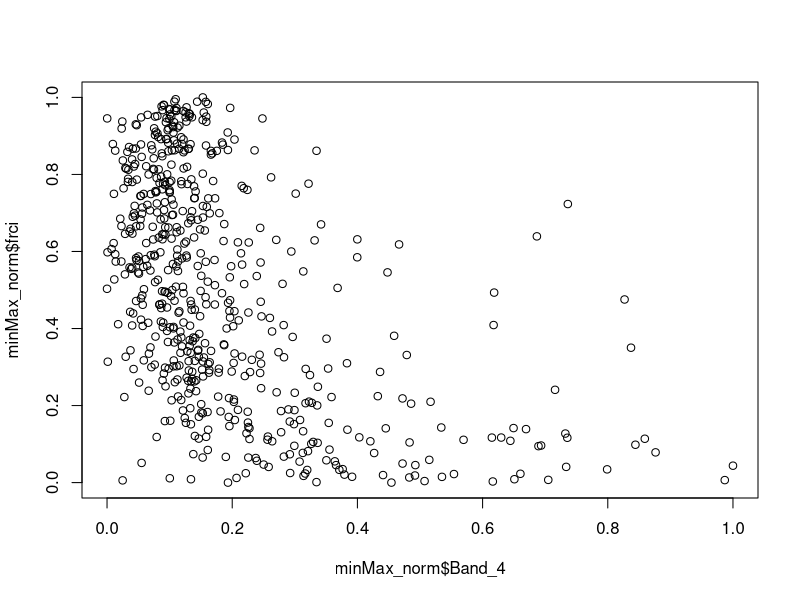
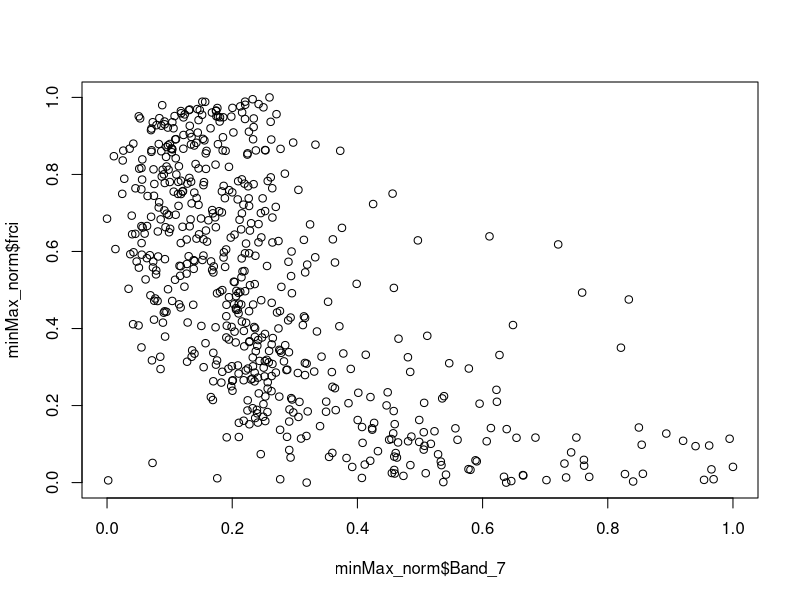
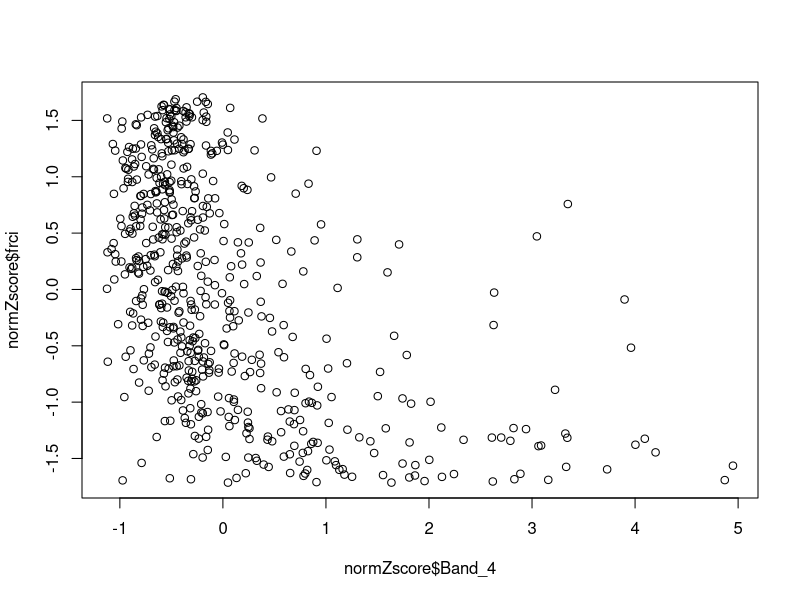
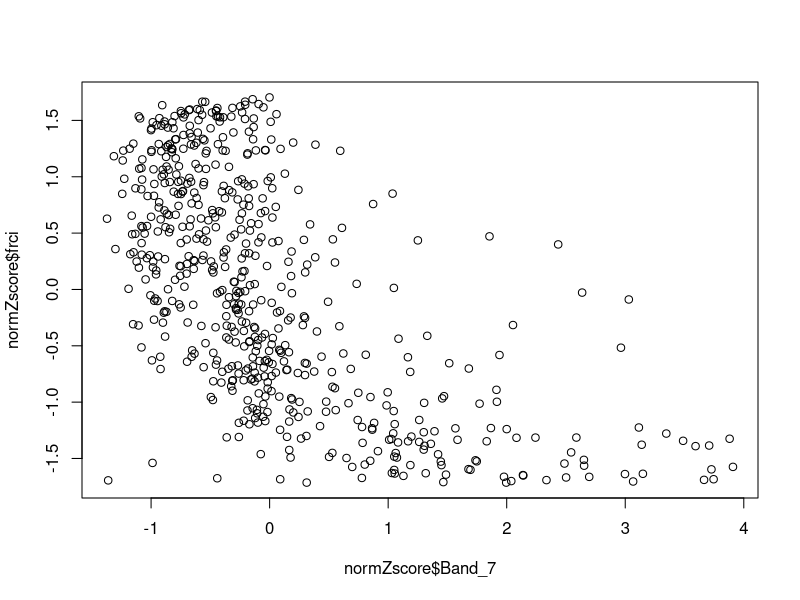

These charts were generated, in order, by the following R code:
library(dplyr)
library(openxlsx)
library(readxl)

setwd('D:/00RCode/Result/')
file <- read_xlsx('580_CIDANAU_190219.xlsx')
dframe <- file[, c("frci", "Band_2", "Band_3", "Band_4", "Band_5", "Band_6", "Band_7")]

#------ Normalizasi dataframe
minMax_norm <- as.data.frame(apply(dframe[,1:7], 2, function(x) (x - min(x))/(max(x) - min(x))))
dfMinMax <- round(minMax_norm, 3)
plot(minMax_norm$Band_4, minMax_norm$frci)
plot(minMax_norm$Band_7, minMax_norm$frci)

normZscore <- as.data.frame(apply(dframe[,1:7], 2, function(x) (x - mean(x))/sd(x)))
dfZscore <- round(normZscore, 3)
plot(normZscore$Band_4, normZscore$frci)
plot(normZscore$Band_7, normZscore$frci)

writeDF1 <- write.xlsx(dfMinMax, file = "CIDANAU580_MinMax.xlsx")
writeDF2 <- write.xlsx(dfZscore, file = "CIDANAU580_Zscore.xlsx")
